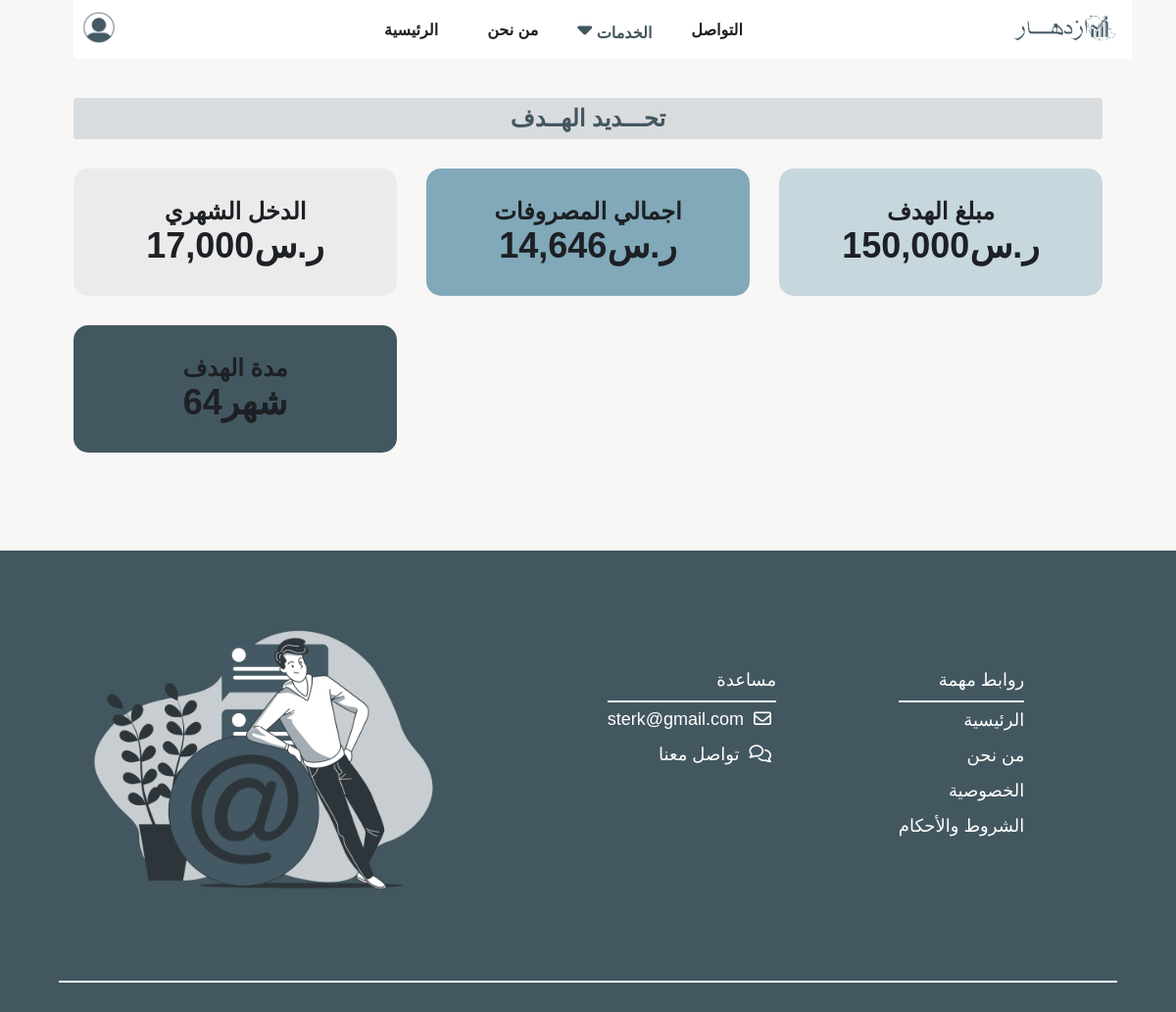
/services.php?page=budget_chart (signed in), run on the app's committed database.
### tables this page shows
CREATE TABLE `budgets` (
  `id` int(11) NOT NULL,
  `monthly_income` int(11) NOT NULL,
  `expenses` longtext NOT NULL CHECK (json_valid(`expenses`)),
  `total_expenses` varchar(11) NOT NULL,
  `net_income` varchar(11) NOT NULL,
  `selling_goal` varchar(11) NOT NULL,
  `budget_goal` varchar(255) NOT NULL,
  `goal_date` int(11) NOT NULL,
  `user_id` int(11) NOT NULL,
  `created_at` datetime NOT NULL DEFAULT current_timestamp()
);

CREATE TABLE `site` (
  `id` int(11) NOT NULL,
  `logo` varchar(255) NOT NULL,
  `favicon` varchar(255) NOT NULL,
  `image` varchar(255) NOT NULL,
  `title` varchar(255) NOT NULL,
  `about_us` longtext NOT NULL,
  `description` varchar(255) NOT NULL,
  `phone` varchar(255) NOT NULL,
  `email` varchar(255) NOT NULL,
  `privacy` longtext NOT NULL,
  `conditions` longtext NOT NULL,
  `invest` longtext NOT NULL
);

### includes/functions/helpers.php (called while the page is built, shortened)
<?php
function setActive($url)
{
    $activePage = basename($_SERVER['PHP_SELF'], ".php");
    return ($activePage == $url) ? 'active' : '';
}

### includes/database/database.php (called while the page is built, shortened)
<?php
function selectRows($select, $table, $where, $order, $limit)
{
    global $connect;
    $order = !empty($order) && $order != '*' ? "ORDER BY $order ASC" : '';
    $limit = !empty($limit) && $limit != '*' ? "LIMIT $limit" : '';
    $where = !empty($where) ? "WHERE $where" : '';
    $check = "SELECT $select FROM `$table` $where $order $limit";
    $result = mysqli_query($connect, $check);
    return $limit == 'LIMIT 1' ? mysqli_fetch_assoc($result) : mysqli_fetch_all($result, MYSQLI_ASSOC);
}

### pages/budget_chart.php (the view, shortened to what this page needs)
<?php
$user_budgets = selectRows('*', 'budgets', "user_id=$user_id", '', '1');
?>
<section class="services-budget-chart">
    <h2>تحـــديد الهــدف</h2>
    <div class="cards">
        <div class="card">
            <h2>الدخل الشهري</h2>
            <h3><?= number_format($user_budget['monthly_income']) . 'ر.س' ?></h3>
        </div>
        <div class="card">
            <h2>اجمالي المصروفات</h2>
            <h3><?= number_format($user_budget['total_expenses']) . 'ر.س'  ?></h3>
        </div>
        <div class="card">
            <h2>مبلغ الهدف</h2>
            <h3><?= number_format($user_budget['selling_goal']) . 'ر.س'  ?></h3>
        </div>
        <div class="card">
            <h2>مدة الهدف</h2>
            <h3><?= $user_budget['goal_date'] . 'شهر' ?></h3>
        </div>
    </div>
</section>

### includes/templates/header.php (shortened to what this page needs)
<!DOCTYPE html>
<html lang="en">
<head>
    <link rel="stylesheet" href="https://cdnjs.cloudflare.com/ajax/libs/font-awesome/6.6.0/css/all.min.css">
    <link rel="stylesheet" href="<?= $css ?>app.css">
    <link rel="stylesheet" href="<?= $css ?>main.css">
    <link rel="stylesheet" href="<?= $css ?>auth.css">
</head>
<body>
    <div class="container">

### init.php (shortened to what this page needs)
<?php
include 'connect.php';
$database   = 'includes/database/';
$functions  = 'includes/functions/';
$templates  = 'includes/templates/';
$css        = 'layout/css/';
$image      = 'layout/downloads/images/';
include $functions . 'helpers.php';
include $database . 'database.php';
include $templates . 'header.php';
if (!isset($noNavbar)) {
    include $templates . 'navbar.php';
}
$site = selectRows('*', 'site', '', '', '1');

### includes/templates/navbar.php (shortened to what this page needs)
<?php
$user_id = isset($_SESSION['user_id']) ? intval($_SESSION['user_id']) : null;
$user_budget = selectRows('*', 'budgets', "user_id=$user_id", '', '1');
?>
<nav class="navbar">
    <a href="./home.php" class="logo">
        <img src="<?= $image ?>logo.png" alt="">
    </a>
    <div class="menu" id="menu">
        <ul>
            <li><a href="./home.php" class="<?= setActive('home') ?>">الرئيسية</a></li>
            <li><a href="./about.php" class="<?= setActive('about') ?>">من نحن</a></li>
            <div class="options dropdown">
                <b>
                    <i class="fas fa-sort-down"></i>
                    الخدمات
                </b>
            </div>
            <li><a href="./contact.php" class="<?= setActive('contact') ?>">التواصل</a></li>
        </ul>
    </div>
    <div class="user dropdown">
        <img src="<?= $image ?>user.png" alt="">
    </div>
</nav>

### services.php (shortened to what this page needs)
<?php
include 'init.php';
$page = isset($_GET['page']) ? $_GET['page'] : header('Location: .//services.php?page=services');
$user_id = $_SESSION['user_id'];
?>
<?php
if ($page == 'services') {
    include './pages/services.php';
} else if ($page == 'offers') {
    include './pages/offers.php';
} else if ($page == 'education') {
    include './pages/education.php';
} elseif ($page == 'budget') {
    include './pages/budget.php';
} elseif ($page == 'budget_chart') {
    include './pages/budget_chart.php';
} elseif ($page == 'debts') {
    include './pages/debts.php';
} elseif ($page == 'debts_details') {
    include './pages/debts_details.php';
} elseif ($page == 'plan') {
    include './pages/plan.php';
} elseif ($page == 'plan_chart') {
    include './pages/plan_chart.php';
} elseif ($page == 'contact') {
    include './pages/contact.php';
} elseif ($page == 'privacy') { ?>
    <section class="services-content">
        <div class="head">
            <h2 class="headSection">privacy</h2>
            <p><?= $site['privacy'] ?></p>
        </div>
    </section>
<?php } elseif ($page == 'conditions') { ?>
    <section class="services-content">
        <div class="head">
            <h2 class="headSection">Terms & & conditions</h2>
            <p><?= $site['conditions'] ?></p>
        </div>
    </section>
<?php } else {
    header('Location:./services.php?page=services');
    exit();
}
include './includes/templates/footer.php';
?>

### includes/templates/footer.php
</div>
<footer>
    <div class="container">
        <div class="row">
            <div class="col">
                <p>روابط مهمة</p>
                <ul>
                    <li><a href="./home.php">الرئيسية</a></li>
                    <li><a href="./about.php">من نحن</a></li>
                    <li><a href="./services.php?page=privacy">الخصوصية</a></li>
                    <li><a href="./services.php?page=conditions">الشروط والأحكام</a></li>
                </ul>
            </div>
            <div class="col">
                <p>مساعدة</p>
                <ul>
                    <li>
                        <a href="mailto:<?= $site['email'] ?>">
                            <i class="far fa-envelope"></i>
                            <span class="email"><?= $site['email'] ?></span>
                        </a>
                    </li>
                    <li>
                        <a href="./contact.php">
                            <i class="far fa-comments"></i>
                            <span>تواصل معنا</span>
                        </a>
                    </li>
                </ul>
            </div>
        </div>
        <div class="image">
            <img src="<?= $image . 'Mention-bro.png' ?>" alt="">
        </div>
    </div>
</footer>
</body>
</html>

### layout/css/app.css (style rules this page uses)
:root { --whiteColor: #ffffff; --darkColor: #1D2024; --darkHoverColor: #242424; --mainColor: #435760; --hoverColor: #D9DCDE; --mainHoverColor: #c4c6de; --successColor: #66ce32; --errorColor: #ce3c32; --blackColor: #000000; }
* { margin: 0px; padding: 0px; transition: 0.3s; color: var(--mainColor); box-sizing: border-box; text-transform: capitalize; font-family: Arial, Helvetica, sans-serif; }
body { background: #f7f7f7; background: #ededed; background: #f8f7f6; }
img { width: 100%; height: 100%; }
a { color: var(--darkColor); }
a, a:hover { text-decoration: none; }
ul, ol { margin: 0; padding: 0; list-style: none; }
::placeholder { opacity: 0.7; }
.email { text-transform: lowercase !important; }
.container { max-width: 90%; margin: 0 auto; padding: 70px 15px 0; position: relative; }

### data on the page
budgets: monthly_income "17,000", total_expenses "14,646", selling_goal "150,000", goal_date "64"
site: email "sterk@gmail.com"
